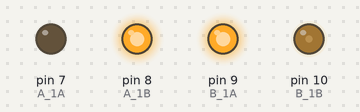
The sketch below on a simulated Arduino Uno, built with avr-gcc and run on an emulated ATmega328P. Parts: output pins drawn as LEDs (lit = HIGH).

Above: at 0.05 s.
At 1.7 s:
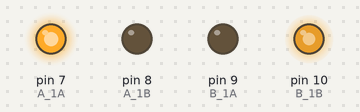
At 2.5 s:
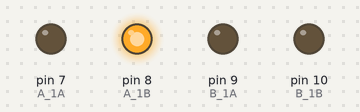
At 2.9 s:
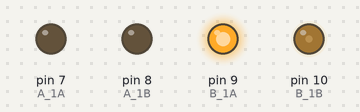
At 3.35 s:
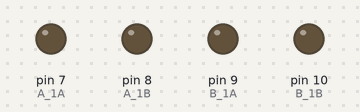
Timing chart, 0 to 7.8 s (numbered marks = the images above):
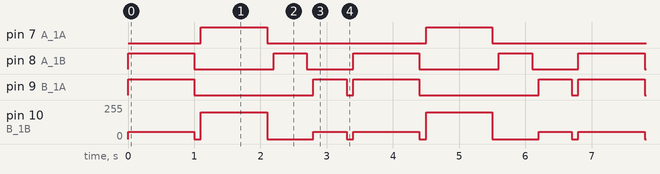

The sketch:

L9110ESP32.ino
```cpp
#define A_1A 7 // A_1A控制A馬達的前進（HIGH）、後退（LOW）
#define A_1B 8 // A_1B控制A馬達的速度 0~255 ，LOW表示停止
#define B_1A 9 // B_1A控制B馬達的前進（HIGH）、後退（LOW）
#define B_1B 10 // B_1B控制B馬達的速度 0~255，LOW表示停止

int A_Speed = 200; //設定前進速度
int B_Speed = 200; //設定前進速度

bool A_REVERSE = false;//A馬達前進,後退線路裝相反
bool B_REVERSE = true;//B馬達前進,後退線路裝相反
bool RIGHT_LEFT_REVERSE = false;//A,B馬達裝相反

bool A_Fo = HIGH == A_REVERSE;
bool A_Ba = LOW == A_REVERSE;
bool B_Fo = HIGH == B_REVERSE;
bool B_Ba = LOW == B_REVERSE;

int A_Fo_Speed =  (A_REVERSE ? (255 - A_Speed) : A_Speed); //設定A前進速度
int B_Fo_Speed = (B_REVERSE ? (255 - B_Speed) : B_Speed); //設定B前進速度
int A_Ba_Speed =  (A_REVERSE ? A_Speed : (255 - A_Speed)); //設定A後退速度
int B_Ba_Speed =  (B_REVERSE ? B_Speed : (255 - B_Speed) ); //設定B後退速度

void setup() {

  pinMode(A_1A, OUTPUT);
  pinMode(A_1B, OUTPUT);
  pinMode(B_1A, OUTPUT);
  pinMode(B_1B, OUTPUT);
  digitalWrite(A_1A, LOW);
  digitalWrite(A_1B, LOW);
  digitalWrite(B_1A, LOW);
  digitalWrite(B_1B, LOW);
}

//車子停止
void stopcar() {
  digitalWrite(A_1A, LOW);
  digitalWrite(A_1B, LOW);
  digitalWrite(B_1A, LOW);
  digitalWrite(B_1B, LOW);
}

//車子向前走
void forward() {
  digitalWrite(A_1A, A_Fo);
  analogWrite(A_1B, A_Fo_Speed);
  digitalWrite(B_1A, B_Fo);
  analogWrite(B_1B, B_Fo_Speed);
}

//車子向後走
void backward() {
  digitalWrite(A_1A, A_Ba);
  analogWrite(A_1B, A_Ba_Speed);
  digitalWrite(B_1A, B_Ba);
  analogWrite(B_1B, B_Ba_Speed);
}

//車子右轉
void turnRight() {
  if (RIGHT_LEFT_REVERSE) {
    digitalWrite(A_1A, LOW);
    analogWrite(A_1B, LOW);
    digitalWrite(B_1A, B_Fo);
    analogWrite(B_1B, B_Fo_Speed);
  } else {
    digitalWrite(A_1A, A_Fo);
    analogWrite(A_1B, A_Fo_Speed);
    digitalWrite(B_1A, LOW);
    analogWrite(B_1B, LOW);
  }
}

//車子左轉
void turnLeft() {
  if (RIGHT_LEFT_REVERSE) {
    digitalWrite(A_1A, A_Fo);
    analogWrite(A_1B, A_Fo_Speed);
    digitalWrite(B_1A, LOW);
    analogWrite(B_1B, LOW);
  } else {
    digitalWrite(A_1A, LOW);
    analogWrite(A_1B, LOW);
    digitalWrite(B_1A, B_Fo);
    analogWrite(B_1B, B_Fo_Speed);
  }
}

void loop() {
  forward();
  delay(1000);
  stopcar();
  delay(100);

  backward();
  delay(1000);
  stopcar();
  delay(100);

  turnRight();
  delay(500);
  stopcar();
  delay(100);

  turnLeft();
  delay(500);
  stopcar();
  delay(100);

//  stopcar();
//  delay(2000);
}
```

Measured:
- by itself, pin 7 (A_1A): alternates HIGH for 1.0 s and LOW for 2.4 s
- by itself, pin 8 (A_1B): repeats every 3.4 s: LOW 1.2 s, HIGH 0.50 s, LOW 0.70 s, HIGH 1.0 s
- by itself, pin 9 (B_1A): repeats every 3.4 s: LOW 1.8 s, HIGH 0.50 s, LOW 0.10 s, HIGH 1.0 s
- by itself, pin 10 (B_1B): repeats every 3.4 s: 0/255 0.10 s, 200/255 1.0 s, 0/255 0.70 s, 55/255 0.50 s, 0/255 0.10 s, 55/255 1.0 s
